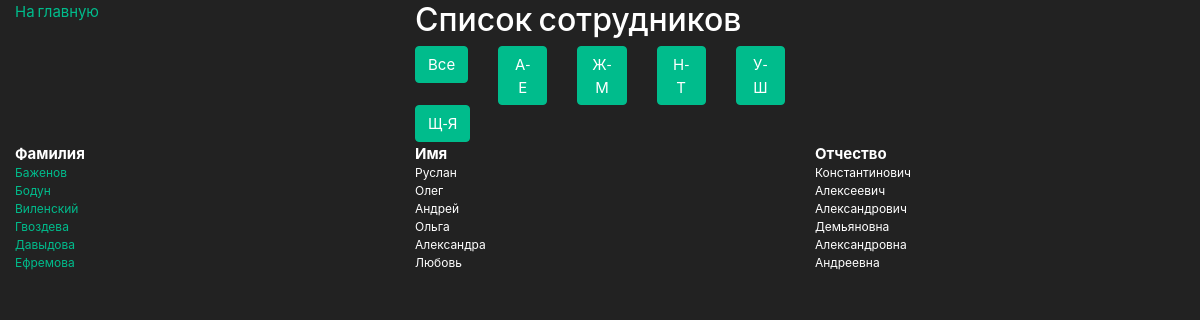
The app's page /alphabetic?letters=А-Е with its own data.
### main/models.py (models this page shows, shortened)
class Employee(models.Model):
    first_name = models.CharField(max_length=200, verbose_name='Имя')
    last_name = models.CharField(max_length=200, verbose_name='Фамилия')
    middle_name = models.CharField(max_length=200, verbose_name='Отчество')
    birthday = models.DateField(verbose_name='Дата рождения')
    email = models.EmailField(max_length=100, verbose_name='E-mail')
    phone = PhoneField()
    start_date = models.DateField(verbose_name='Дата начала работы')
    end_date = models.DateField(verbose_name='Дата окончания работы', blank=True, null=True)
    position = models.CharField(max_length=200, verbose_name='Должность')
    department = models.ForeignKey(Department, on_delete=models.CASCADE, verbose_name='Отдел')
    class Meta:
        verbose_name = 'Сотрудник'
        verbose_name_plural = 'Сотрудники'

### main/views.py (the view, shortened to what this page needs)
# urls.py: path('alphabetic', EmployeesListAlphabet.as_view(), name='alphabetic'),
class EmployeesListAlphabet(ListView):
    template_name = 'alpabetic.html'
    def get_queryset(self):
        queryset = Employee.objects.all().order_by('last_name')
        query = self.request.GET.get('letters')
        if query:
            if query == 'А-Е':
                queryset = Employee.objects.filter(
                    Q(last_name__startswith='А') |
                    Q(last_name__startswith='Б') |
                    Q(last_name__startswith='В') |
                    Q(last_name__startswith='Г') |
                    Q(last_name__startswith='Д') |
                    Q(last_name__startswith='Е') |
                    Q(last_name__startswith='Ё')
                    ).order_by('last_name')
        return queryset

### templates/alpabetic.html (shortened to what this page needs)
{% load static %}
<!DOCTYPE html>
<html lang="en">
<head>
    <link rel="stylesheet" href="{% static 'css/bootstrap.min.css' %}">
    <link rel="stylesheet" href="{% static 'css/styles.css' %}">
</head>
<body>
    <div class="container-fluid">
            <div class="row">
                <div class="col">
                    <a href="{% url 'main:employeeslist' %}">На главную</a>
                </div>
                <div class="col">
                    <h3>Список сотрудников</h3>
                </div>
                <div class="col"></div>
            </div>
            <div class="row">
                <div class="col"></div>
                <div class="col">
                    <div class="row">
                        <div class="col">
                            <a href="?letters=all"><button class="btn btn-success">Все</button></a>
                        </div>
                        <div class="col">
                            <a href="?letters=А-Е"><button class="btn btn-success">А-Е</button></a>
                        </div>
                        <div class="col">
                            <a href="?letters=Ж-М"><button class="btn btn-success">Ж-М</button></a>
                        </div>
                        <div class="col">
                            <a href="?letters=Н-Т"><button class="btn btn-success">Н-Т</button></a>
                        </div>
                        <div class="col">
                            <a href="?letters=У-Ш"><button class="btn btn-success">У-Ш</button></a>
                        </div>
                        <div class="col">
                            <a href="?letters=Щ-Я"><button class="btn btn-success">Щ-Я</button></a>
                        </div>
                    </div>
                </div>
                <div class="col"></div>
            </div>
            <div class="row">
                <div class="col-sm"><b>Фамилия</b></div>
                <div class="col-sm"><b>Имя</b></div>
                <div class="col-sm"><b>Отчество</b></div>
            </div>
            {% for employee in object_list %}
            <div class="row">
                <div class="col-sm employee_item"><a href="{% url 'main:employeedetail' pk=employee.pk %}">{{ employee.last_name }}</a></div>
                <div class="col-sm employee_item">{{ employee.first_name }}</div>
                <div class="col-sm employee_item">{{ employee.middle_name }}</div>
            </div>
            {% endfor %}
    </div>
</body>

### static/css/styles.css (style rules this page uses)
.employee_item { font-size: 12px; }

### records on screen
Employee: last_name "Баженов", first_name "Руслан", middle_name "Константинович"
Employee: last_name "Бодун", first_name "Олег", middle_name "Алексеевич"
Employee: last_name "Виленский", first_name "Андрей", middle_name "Александрович"
Employee: last_name "Гвоздева", first_name "Ольга", middle_name "Демьяновна"
Employee: last_name "Давыдова", first_name "Александра", middle_name "Александровна"
Employee: last_name "Ефремова", first_name "Любовь", middle_name "Андреевна"
